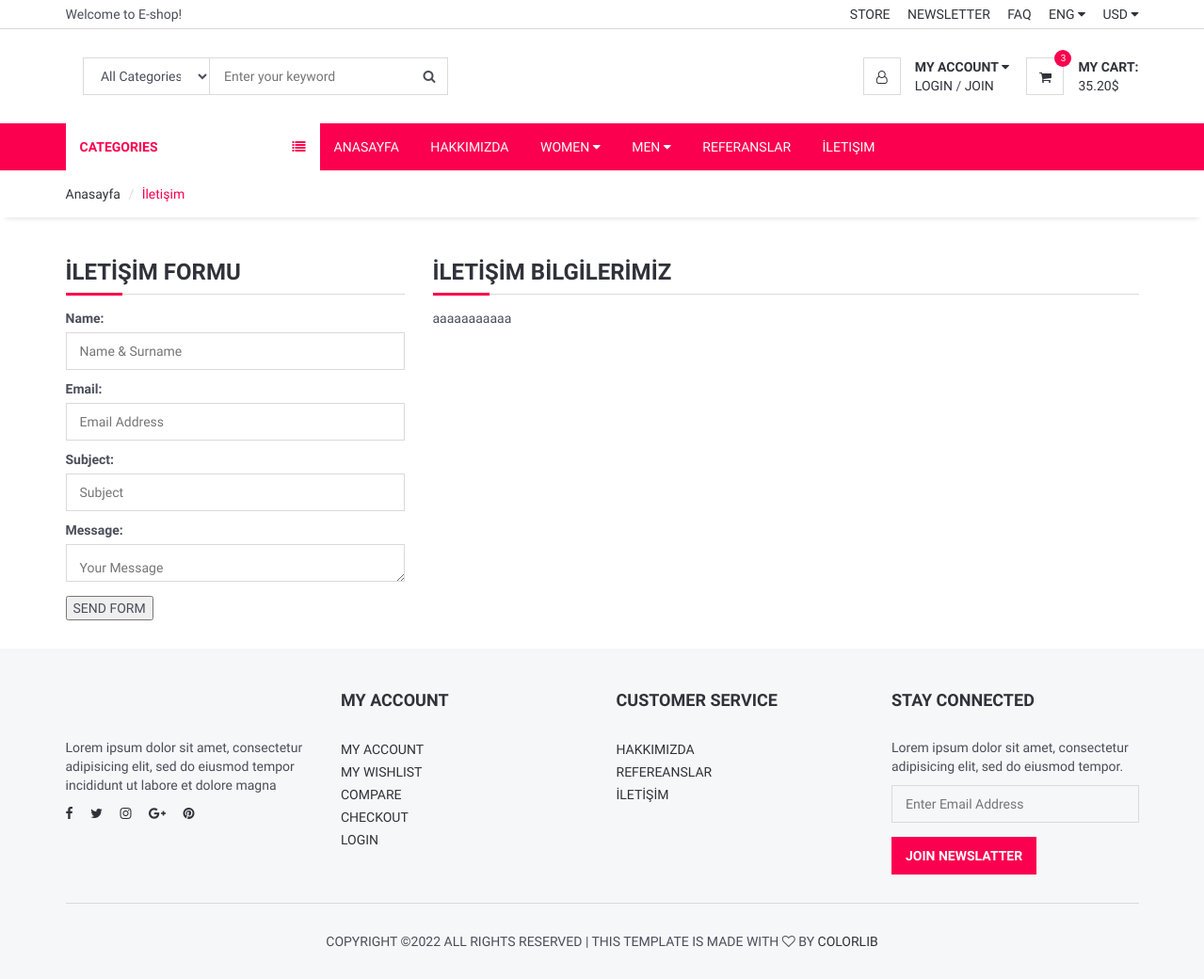
The page /iletisim/ on the database as committed earlier.
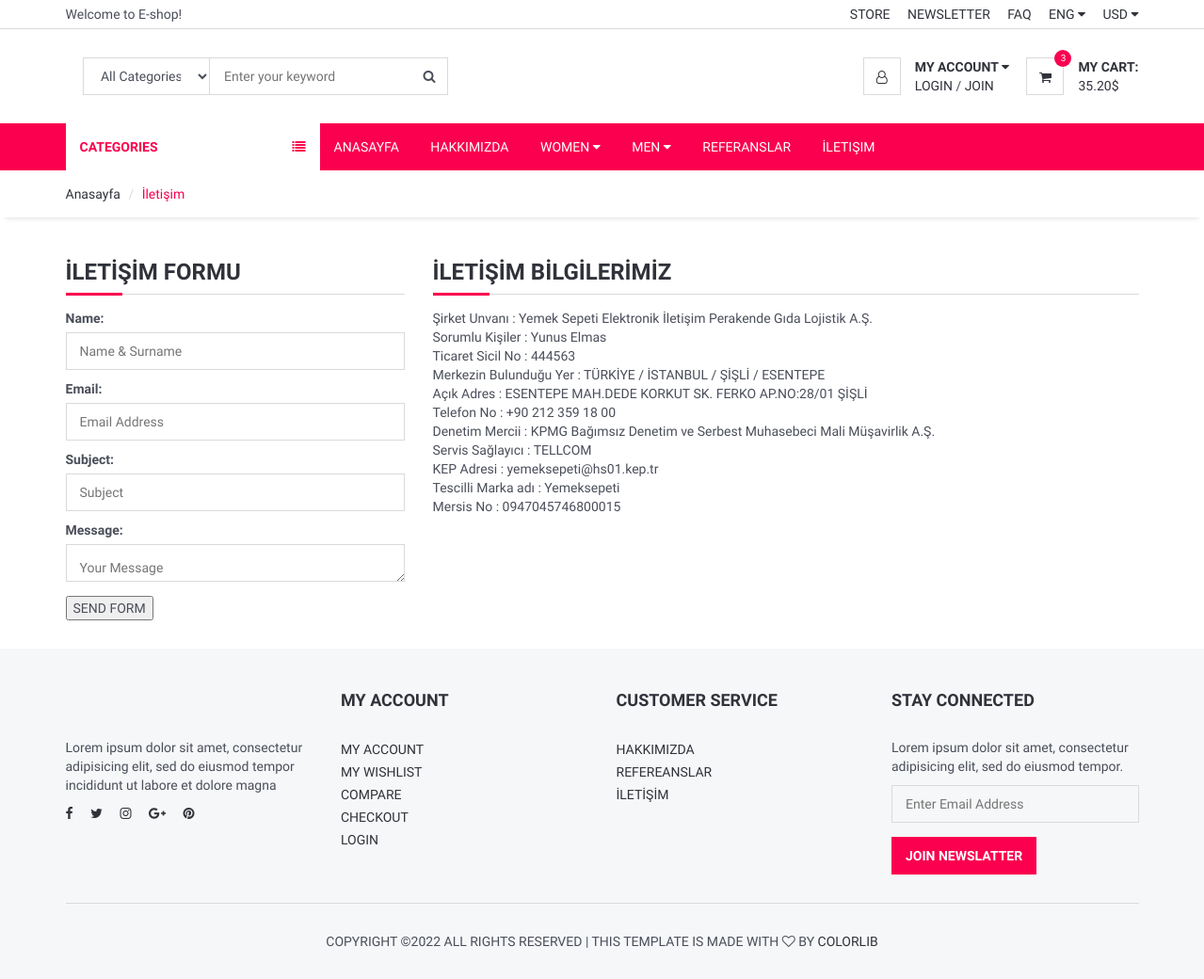
The same page on the database as committed later.
### home/models.py (models this page shows, shortened)
class Setting(models.Model):
    STATUS = (
        ('True', 'Evet'),
        ('False', 'Hayir'),
    )
    title = models.CharField(max_length=150)
    keywords = models.CharField(max_length=255)
    description = models.CharField(max_length=255)
    company = models.CharField(max_length=50)
    address = models.CharField(blank=True, max_length=100)
    phone = models.CharField(blank=True, max_length=15)
    fax = models.CharField(blank=True, max_length=15)
    email = models.CharField(blank=True, max_length=50)
    smtpserver = models.CharField(blank=True, max_length=20)
    smtpemail = models.CharField(blank=True, max_length=20)
    smtppassword = models.CharField(blank=True, max_length=10)
    smtpport = models.CharField(blank=True, max_length=5)
    icon = models.ImageField(blank=True, upload_to='images/')
    facebook = models.CharField(blank=True, max_length=50)
    instagram = models.CharField(blank=True, max_length=50)
    twitter = models.CharField(blank=True, max_length=50)
    aboutus = models.TextField(blank=True)
    contact = models.TextField(blank=True)
    references = models.TextField(blank=True)
    status = models.CharField(max_length=10, choices=STATUS)
    create_at = models.DateTimeField(auto_now_add=True)
    update_at = models.DateTimeField(auto_now=True)

### home/views.py (the view, shortened to what this page needs)
# urls.py: path('iletisim/', views.iletisim, name='iletisim'),
def iletisim(request):
    setting = Setting.objects.get(pk=1)
    form = ContactFormu()
    context = {'setting': setting, 'form': form}
    return render(request, 'iletisim.html', context)

### home/models.py
class ContactFormu(ModelForm):
    class Meta:
        model = ContactFormMessage
        fields = ['name', 'email', 'subject', 'message']
        widgets = {
            'name': TextInput(attrs={'class': 'input', 'placeholder': 'Name & Surname'}),
            'subject': TextInput(attrs={'class': 'input', 'placeholder': 'Subject'}),
            'email': TextInput(attrs={'class': 'input', 'placeholder': 'Email Address'}),
            'message': Textarea(attrs={'class': 'input', 'placeholder': 'Your Message', 'rows': '5'}),
        }

### home/templates/iletisim.html (shortened to what this page needs)
{% extends "homebase.html" %}
{% block sidebar %}
    {% include "sidebar.html" %}
{% endblock %}
{% block content %}
	<div id="breadcrumb">
		<div class="container">
			<ul class="breadcrumb">
				<li><a href="/">Anasayfa</a></li>
				<li class="active">İletişim</li>
			</ul>
		</div>
	</div>
	<div class="section">
		<div class="container">
			<div class="row">
                <div class="col-md-4">
                    <div class="billing-details">
                        <div class="section-title">
                            <h3 class="title">İLETİŞİM FORMU</h3>
                        </div>
                        <form action="" method="post">
                            {{ form.as_p }}
                            <input type="submit" value="SEND FORM">
                        </form>
                    </div>
                </div>
                <div class="col-md-8">
                    <div class="section-title">
                        <h3 class="title">İLETİŞİM BİLGİLERİMİZ</h3>
                    </div>
                    {{ setting.contact | safe }}
                    </div>
            </div>
		</div>
	</div>
{% endblock %}

Rows that differ between the two databases and show on the page:
changed Setting: contact "aaaaaaaaaaa" → "Şirket Unvanı : Yemek Sepeti Elektronik İletişim Perakende Gıda Lojistik A.Ş. Sorumlu Kişiler : Yunus Elmas Ticaret Sicil No : 444563 Merkezin Bulunduğu Yer : TÜRKİYE / İSTANBUL / ŞİŞLİ / ESENTEPE Açık Adres : ESENTEPE MAH.DEDE KORKUT SK. FERKO AP.NO:28/01 ŞİŞLİ Telefon No : +90 212 359 18 00 Denetim Mercii : KPMG Bağımsız Denetim ve Serbest Muhasebeci Mali Müşavirlik A.Ş. Servis Sağlayıcı : TELLCOM KEP Adresi : yemeksepeti@hs01.kep.tr Tescilli Marka adı : Yemeksepeti Mersis No : 0947045746800015"
